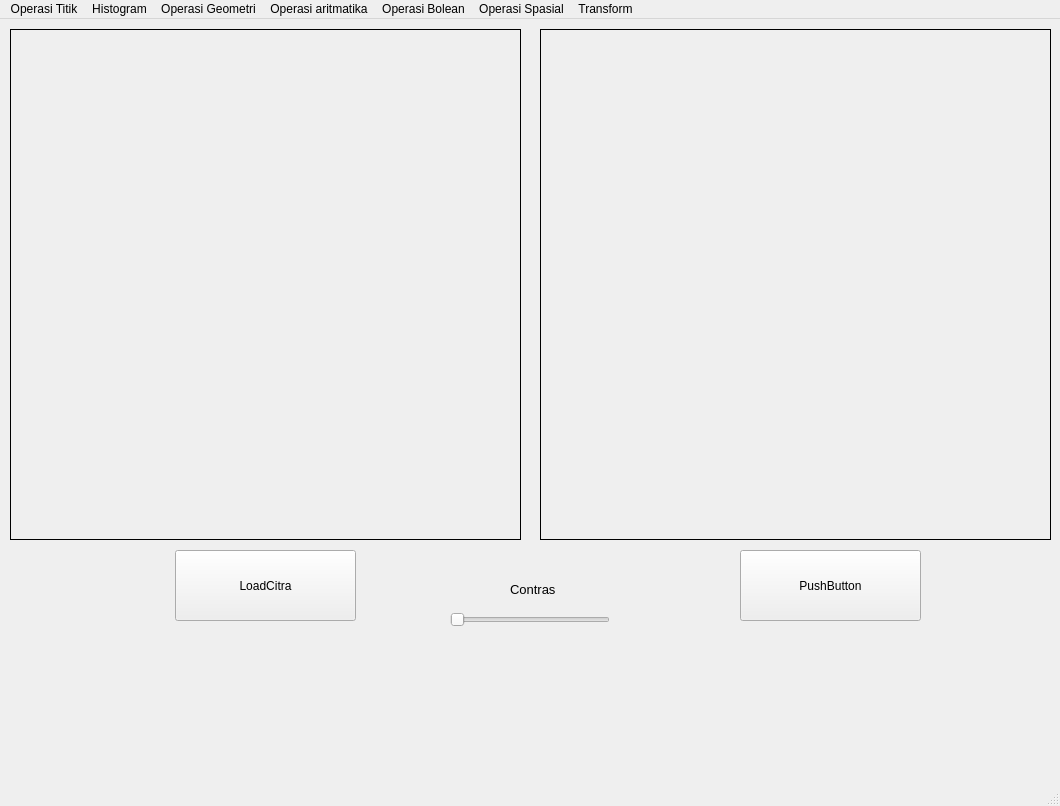
<?xml version="1.0" encoding="UTF-8"?>
<ui version="4.0">
 <class>MainWindow</class>
 <widget class="QMainWindow" name="MainWindow">
  <property name="geometry">
   <rect>
    <x>0</x>
    <y>0</y>
    <width>1060</width>
    <height>806</height>
   </rect>
  </property>
  <property name="windowTitle">
   <string>MainWindow</string>
  </property>
  <widget class="QWidget" name="centralwidget">
   <widget class="QPushButton" name="button_LoadCitra">
    <property name="geometry">
     <rect>
      <x>175</x>
      <y>531</y>
      <width>181</width>
      <height>71</height>
     </rect>
    </property>
    <property name="text">
     <string>LoadCitra</string>
    </property>
   </widget>
   <widget class="QLabel" name="label">
    <property name="geometry">
     <rect>
      <x>10</x>
      <y>10</y>
      <width>511</width>
      <height>511</height>
     </rect>
    </property>
    <property name="frameShape">
     <enum>QFrame::Box</enum>
    </property>
    <property name="text">
     <string/>
    </property>
   </widget>
   <widget class="QLabel" name="label_2">
    <property name="geometry">
     <rect>
      <x>540</x>
      <y>10</y>
      <width>511</width>
      <height>511</height>
     </rect>
    </property>
    <property name="frameShape">
     <enum>QFrame::Box</enum>
    </property>
    <property name="text">
     <string/>
    </property>
   </widget>
   <widget class="QPushButton" name="pushButton">
    <property name="geometry">
     <rect>
      <x>740</x>
      <y>531</y>
      <width>181</width>
      <height>71</height>
     </rect>
    </property>
    <property name="text">
     <string>PushButton</string>
    </property>
   </widget>
   <widget class="QSlider" name="Contras">
    <property name="geometry">
     <rect>
      <x>450</x>
      <y>590</y>
      <width>160</width>
      <height>22</height>
     </rect>
    </property>
    <property name="orientation">
     <enum>Qt::Horizontal</enum>
    </property>
   </widget>
   <widget class="QLabel" name="label_3">
    <property name="geometry">
     <rect>
      <x>510</x>
      <y>555</y>
      <width>71</width>
      <height>31</height>
     </rect>
    </property>
    <property name="font">
     <font>
      <pointsize>10</pointsize>
     </font>
    </property>
    <property name="text">
     <string>Contras</string>
    </property>
   </widget>
  </widget>
  <widget class="QStatusBar" name="statusbar"/>
  <widget class="QMenuBar" name="menubar">
   <property name="geometry">
    <rect>
     <x>0</x>
     <y>0</y>
     <width>1060</width>
     <height>26</height>
    </rect>
   </property>
   <widget class="QMenu" name="menuOperasi_Titik">
    <property name="title">
     <string>Operasi Titik</string>
    </property>
    <addaction name="separator"/>
    <addaction name="actionOperasi_Pencerahan"/>
    <addaction name="actionSimple_Contrast"/>
    <addaction name="actionContras_Streching"/>
    <addaction name="actionNegative"/>
    <addaction name="actionBiner"/>
   </widget>
   <widget class="QMenu" name="menuHistogram">
    <property name="title">
     <string>Histogram</string>
    </property>
    <addaction name="actionHistogram_Grayscale"/>
    <addaction name="actionHistogram_RGB"/>
    <addaction name="actionHistogram_Equalization"/>
   </widget>
   <widget class="QMenu" name="menuOperasi_Geometri">
    <property name="title">
     <string>Operasi Geometri</string>
    </property>
    <widget class="QMenu" name="menuRotasi">
     <property name="title">
      <string>Rotasi</string>
     </property>
     <addaction name="action90_Derajat"/>
     <addaction name="action_90_derajat"/>
     <addaction name="action45_Derajat"/>
     <addaction name="action_45_Derajat"/>
     <addaction name="action180_Derajat"/>
    </widget>
    <widget class="QMenu" name="menuResize">
     <property name="title">
      <string>Resize</string>
     </property>
     <widget class="QMenu" name="menuZoomIn">
      <property name="title">
       <string>ZoomIn</string>
      </property>
      <addaction name="actionskala_2x"/>
      <addaction name="actionskala_3x"/>
      <addaction name="actionskala_4x"/>
     </widget>
     <widget class="QMenu" name="menuZoomOut">
      <property name="title">
       <string>ZoomOut</string>
      </property>
      <addaction name="actionskala1_2"/>
      <addaction name="actionskala1_4"/>
      <addaction name="actionskala3_4X"/>
     </widget>
     <addaction name="menuZoomOut"/>
     <addaction name="menuZoomIn"/>
    </widget>
    <addaction name="actionTranslasi"/>
    <addaction name="menuRotasi"/>
    <addaction name="menuResize"/>
    <addaction name="actionCrop_Image"/>
    <addaction name="actionTranspose"/>
   </widget>
   <widget class="QMenu" name="menuOperasi_aritmatika">
    <property name="title">
     <string>Operasi aritmatika</string>
    </property>
    <addaction name="actiontambah_dan_kurang"/>
    <addaction name="actionkali_dan_bagi"/>
   </widget>
   <widget class="QMenu" name="menuOperasi_Bolean">
    <property name="title">
     <string>Operasi Bolean</string>
    </property>
    <addaction name="actionoperasi_AND"/>
    <addaction name="actionoperasi_OR"/>
    <addaction name="actionoperasi_XOR"/>
   </widget>
   <widget class="QMenu" name="menuOperasi_Spasial">
    <property name="title">
     <string>Operasi Spasial</string>
    </property>
    <widget class="QMenu" name="menuKonvolusi">
     <property name="title">
      <string>Konvolusi</string>
     </property>
     <addaction name="actionkernel1"/>
     <addaction name="actionkernel2"/>
    </widget>
    <widget class="QMenu" name="menuSharp">
     <property name="title">
      <string>Sharp</string>
     </property>
     <addaction name="actionsharpII"/>
     <addaction name="actionsharpIII"/>
     <addaction name="actionsharpIV"/>
     <addaction name="actionsharpV"/>
     <addaction name="actionsharpVI"/>
     <addaction name="actionsharpI"/>
     <addaction name="actionLaplace"/>
    </widget>
    <addaction name="menuKonvolusi"/>
    <addaction name="actionMean"/>
    <addaction name="actionGaussian"/>
    <addaction name="menuSharp"/>
    <addaction name="actionMedian"/>
    <addaction name="actionMaxfilter"/>
    <addaction name="actionMinfilter"/>
   </widget>
   <widget class="QMenu" name="menuTransform">
    <property name="title">
     <string>Transform</string>
    </property>
    <addaction name="actionDFT_Smoothing_Image_2"/>
    <addaction name="actionDFT_Smoothing_Image_Tepi_2"/>
    <addaction name="actionDeteksi_Tepi_2"/>
    <addaction name="actionPrewitt_2"/>
    <addaction name="actionRobert_2"/>
    <addaction name="actionCanny_2"/>
   </widget>
   <addaction name="menuOperasi_Titik"/>
   <addaction name="menuHistogram"/>
   <addaction name="menuOperasi_Geometri"/>
   <addaction name="menuOperasi_aritmatika"/>
   <addaction name="menuOperasi_Bolean"/>
   <addaction name="menuOperasi_Spasial"/>
   <addaction name="menuTransform"/>
  </widget>
  <action name="actionOperasi_Pencerahan">
   <property name="text">
    <string>Operasi Pencerahan</string>
   </property>
  </action>
  <action name="actionSimple_Contrast">
   <property name="text">
    <string>Simple Contrast</string>
   </property>
  </action>
  <action name="actionContras_Streching">
   <property name="text">
    <string>Contras Streching</string>
   </property>
  </action>
  <action name="actionNegative">
   <property name="text">
    <string>Negative</string>
   </property>
  </action>
  <action name="actionBiner">
   <property name="text">
    <string>Biner</string>
   </property>
  </action>
  <action name="actionHistogram_Grayscale">
   <property name="text">
    <string>Histogram Grayscale</string>
   </property>
  </action>
  <action name="actionHistogram_RGB">
   <property name="text">
    <string>Histogram RGB</string>
   </property>
  </action>
  <action name="actionHistogram_Equalization">
   <property name="text">
    <string>Histogram Equalization</string>
   </property>
  </action>
  <action name="actionTranslasi">
   <property name="text">
    <string>Translasi</string>
   </property>
  </action>
  <action name="action90_Derajat">
   <property name="text">
    <string>90 Derajat</string>
   </property>
  </action>
  <action name="actionCrop_Image">
   <property name="text">
    <string>Crop Image</string>
   </property>
  </action>
  <action name="action_90_derajat">
   <property name="text">
    <string>-90 derajat</string>
   </property>
  </action>
  <action name="action45_Derajat">
   <property name="text">
    <string>45 Derajat</string>
   </property>
  </action>
  <action name="action_45_Derajat">
   <property name="text">
    <string>-45 Derajat</string>
   </property>
  </action>
  <action name="action180_Derajat">
   <property name="text">
    <string>180 Derajat</string>
   </property>
  </action>
  <action name="actiontambah_dan_kurang">
   <property name="text">
    <string>tambah dan kurang</string>
   </property>
  </action>
  <action name="actionoperasi_AND">
   <property name="text">
    <string>operasi AND</string>
   </property>
  </action>
  <action name="action_skala_2x">
   <property name="text">
    <string> skala 2x</string>
   </property>
  </action>
  <action name="actionZoomOut_2">
   <property name="text">
    <string>ZoomOut</string>
   </property>
  </action>
  <action name="actionkali_dan_bagi">
   <property name="text">
    <string>kali dan bagi</string>
   </property>
  </action>
  <action name="actionTranspose">
   <property name="text">
    <string>Transpose</string>
   </property>
  </action>
  <action name="actionskala_2x">
   <property name="text">
    <string>skala 2x</string>
   </property>
  </action>
  <action name="actionskala_3x">
   <property name="text">
    <string>skala 3x</string>
   </property>
  </action>
  <action name="actionskala_4x">
   <property name="text">
    <string>skala 4x</string>
   </property>
  </action>
  <action name="actionskala1_2">
   <property name="text">
    <string>skala1/2</string>
   </property>
  </action>
  <action name="actionskala1_4">
   <property name="text">
    <string>skala1/4</string>
   </property>
  </action>
  <action name="actionskala3_4X">
   <property name="text">
    <string>skala3/4</string>
   </property>
  </action>
  <action name="actionoperasi_OR">
   <property name="text">
    <string>operasi  OR</string>
   </property>
  </action>
  <action name="actionoperasi_XOR">
   <property name="text">
    <string>operasi XOR</string>
   </property>
  </action>
  <action name="actionMean">
   <property name="text">
    <string>Mean</string>
   </property>
  </action>
  <action name="actionGaussian">
   <property name="text">
    <string>Gaussian</string>
   </property>
  </action>
  <action name="actionMean_2">
   <property name="text">
    <string>Mean</string>
   </property>
  </action>
  <action name="actionMedian">
   <property name="text">
    <string>Median</string>
   </property>
  </action>
  <action name="actionMaxfilter">
   <property name="text">
    <string>Maxfilter</string>
   </property>
  </action>
  <action name="actionkernel1">
   <property name="text">
    <string>kernel1</string>
   </property>
  </action>
  <action name="actionkernel2">
   <property name="text">
    <string>kernel2</string>
   </property>
  </action>
  <action name="actionsharpII">
   <property name="text">
    <string>sharpII</string>
   </property>
  </action>
  <action name="actionsharpIII">
   <property name="text">
    <string>sharpIII</string>
   </property>
  </action>
  <action name="actionsharpIV">
   <property name="text">
    <string>sharpIV</string>
   </property>
  </action>
  <action name="actionsharpV">
   <property name="text">
    <string>sharpV</string>
   </property>
  </action>
  <action name="actionsharpVI">
   <property name="text">
    <string>sharpVI</string>
   </property>
  </action>
  <action name="actionsharpI">
   <property name="text">
    <string>sharpI</string>
   </property>
  </action>
  <action name="actionMinfilter">
   <property name="text">
    <string>Minfilter</string>
   </property>
  </action>
  <action name="actionDFT_Smoothing_Image">
   <property name="text">
    <string>DFT  Smoothing Image</string>
   </property>
  </action>
  <action name="actionDFT_Smoothing_Image_Tepi">
   <property name="text">
    <string>DFT Smoothing Image Tepi</string>
   </property>
  </action>
  <action name="actionDeteksi_Tepi">
   <property name="text">
    <string>Deteksi Tepi</string>
   </property>
  </action>
  <action name="actionPrewitt">
   <property name="text">
    <string>Prewitt</string>
   </property>
  </action>
  <action name="actionRobert">
   <property name="text">
    <string>Robert</string>
   </property>
  </action>
  <action name="actionCanny">
   <property name="text">
    <string>Canny</string>
   </property>
  </action>
  <action name="actiondelasi">
   <property name="text">
    <string>delasi</string>
   </property>
  </action>
  <action name="actionopening">
   <property name="text">
    <string>opening</string>
   </property>
  </action>
  <action name="actionclosinf">
   <property name="text">
    <string>closing</string>
   </property>
  </action>
  <action name="actionclosing">
   <property name="text">
    <string>closing</string>
   </property>
  </action>
  <action name="actionerosi">
   <property name="text">
    <string>erosi</string>
   </property>
  </action>
  <action name="actionmeanT">
   <property name="text">
    <string>meanT</string>
   </property>
  </action>
  <action name="actionGlobal_Tresholding">
   <property name="text">
    <string>Global Tresholding</string>
   </property>
  </action>
  <action name="actionbinary">
   <property name="text">
    <string>binary</string>
   </property>
  </action>
  <action name="actionbinary_invers">
   <property name="text">
    <string>binary invers</string>
   </property>
  </action>
  <action name="actiontrune">
   <property name="text">
    <string>trune</string>
   </property>
  </action>
  <action name="actionto_zero">
   <property name="text">
    <string>to zero</string>
   </property>
  </action>
  <action name="actionto_zero_invers">
   <property name="text">
    <string>to zero invers</string>
   </property>
  </action>
  <action name="actionMean_3">
   <property name="text">
    <string>Mean</string>
   </property>
  </action>
  <action name="actionGaussian_2">
   <property name="text">
    <string>Gaussian</string>
   </property>
  </action>
  <action name="actionotsu">
   <property name="text">
    <string>otsu</string>
   </property>
  </action>
  <action name="actionmeanT_2">
   <property name="text">
    <string>meanT</string>
   </property>
  </action>
  <action name="actionGaussianT">
   <property name="text">
    <string>GaussianT</string>
   </property>
  </action>
  <action name="actionContour">
   <property name="text">
    <string>Contour</string>
   </property>
  </action>
  <action name="actionSkeletonizing">
   <property name="text">
    <string>Skeletonizing</string>
   </property>
  </action>
  <action name="actionColor_Tracking">
   <property name="text">
    <string>Color Tracking</string>
   </property>
  </action>
  <action name="actionColor_Picker">
   <property name="text">
    <string>Color Picker</string>
   </property>
  </action>
  <action name="actionObject_Detection">
   <property name="text">
    <string>Object Detection</string>
   </property>
  </action>
  <action name="actionLaplace">
   <property name="text">
    <string>Laplace</string>
   </property>
  </action>
  <action name="actionDFT_Smoothing_Image_2">
   <property name="text">
    <string>DFT_Smoothing_Image</string>
   </property>
  </action>
  <action name="actionDFT_Smoothing_Image_Tepi_2">
   <property name="text">
    <string>DFT_Smoothing_Image_Tepi</string>
   </property>
  </action>
  <action name="actionDeteksi_Tepi_2">
   <property name="text">
    <string>Deteksi_Tepi</string>
   </property>
  </action>
  <action name="actionPrewitt_2">
   <property name="text">
    <string>Prewitt</string>
   </property>
  </action>
  <action name="actionRobert_2">
   <property name="text">
    <string>Robert</string>
   </property>
  </action>
  <action name="actionCanny_2">
   <property name="text">
    <string>Canny</string>
   </property>
  </action>
 </widget>
 <resources/>
 <connections/>
</ui>
